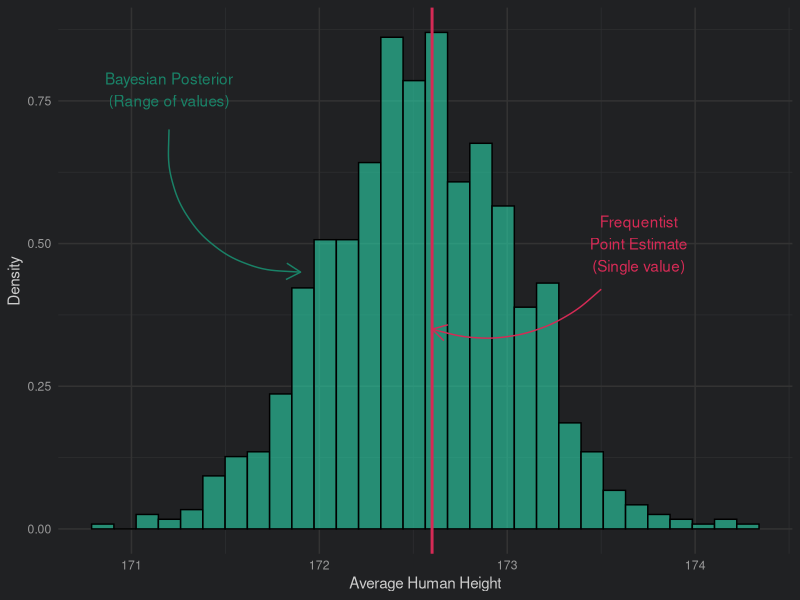
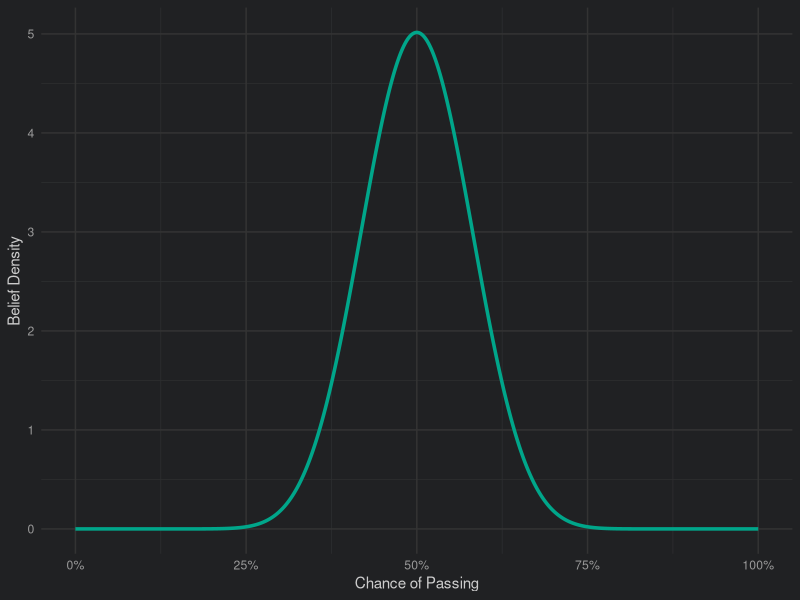
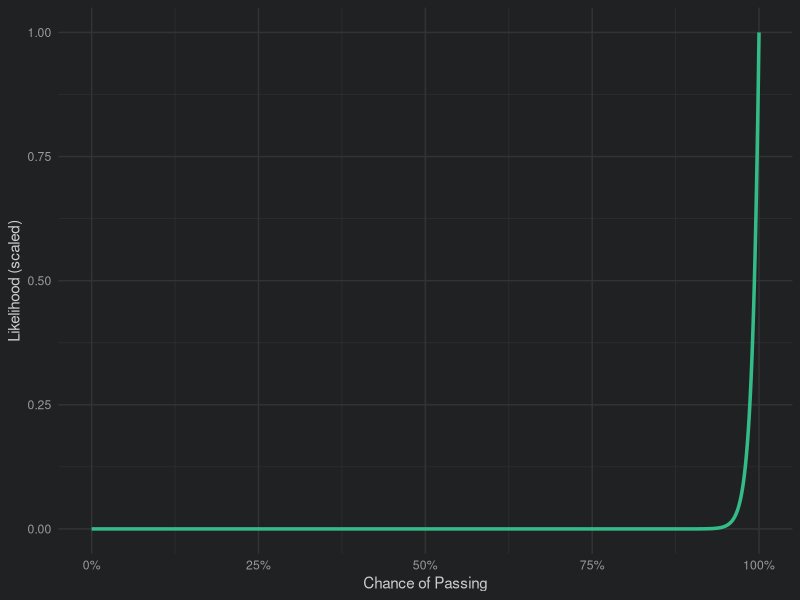
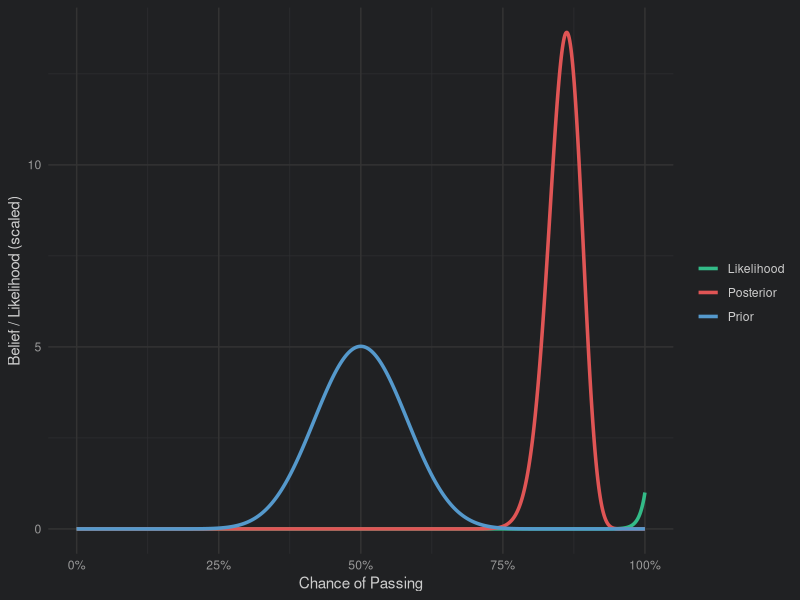
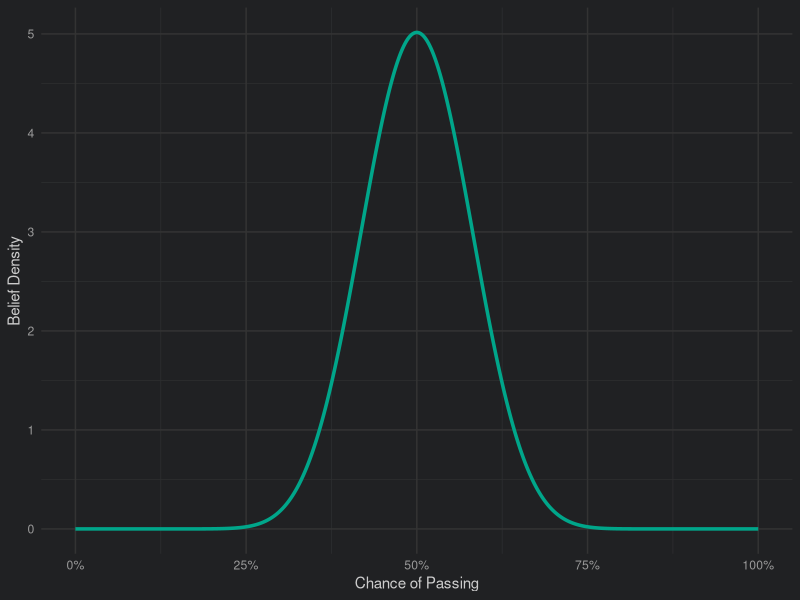
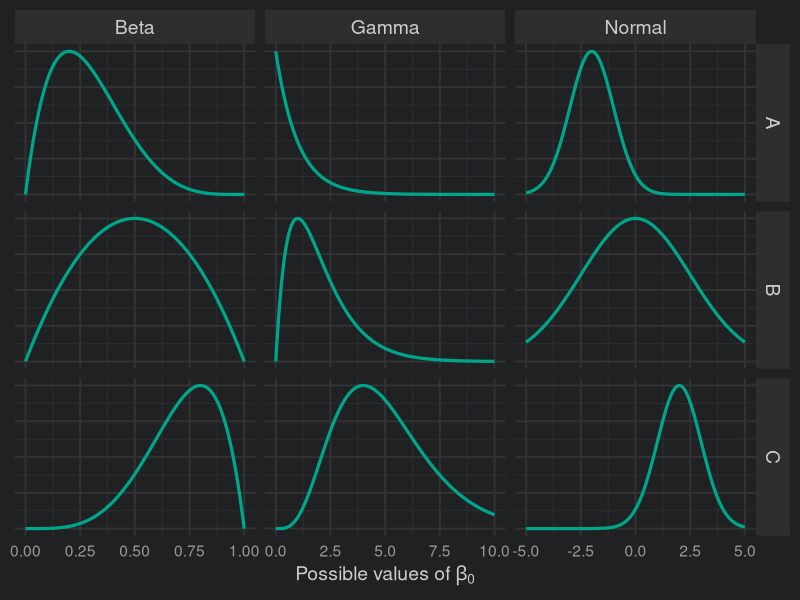
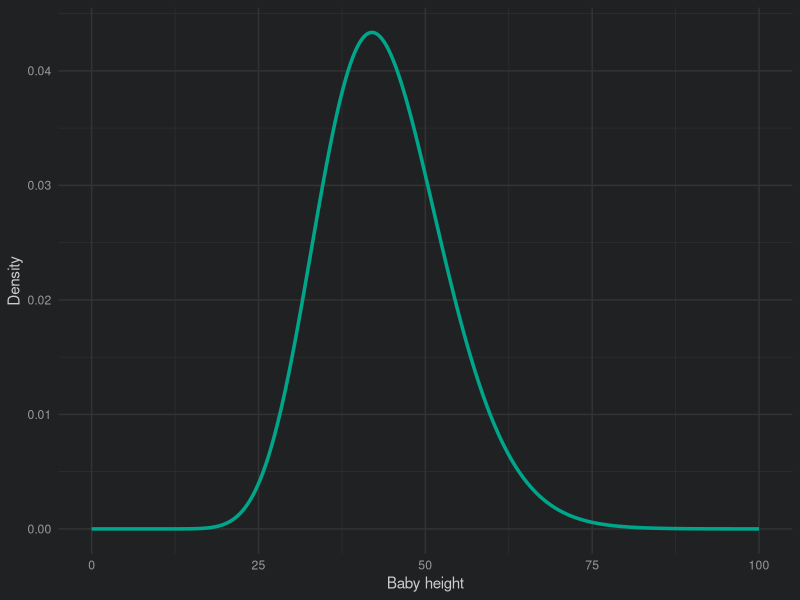
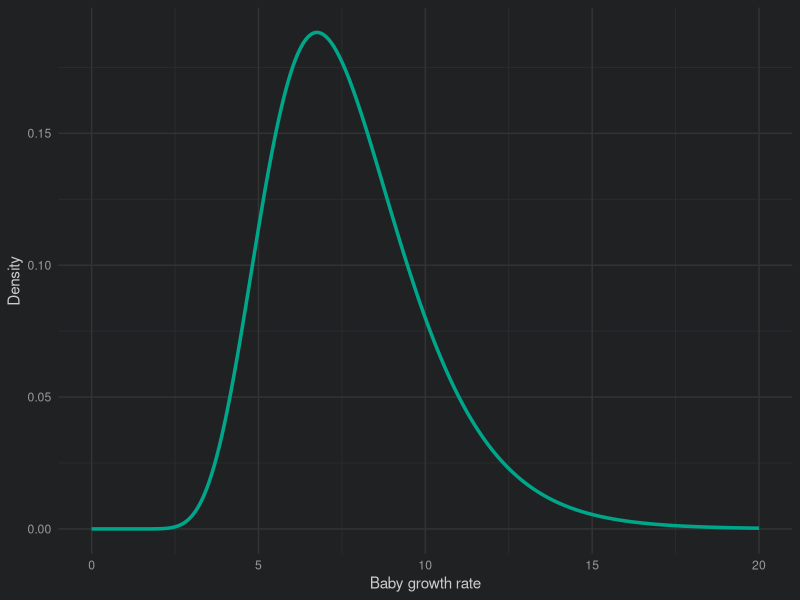

Generate these figures, in order, with R:
## ---- chunk 1
knitr::opts_chunk$set(echo = TRUE, warning = FALSE, message = FALSE,
                      dev.args = list(bg = "#202123"))

theme_dark_site <- function(...) {
  ggplot2::theme_minimal(...) +
  ggplot2::theme(
    plot.background   = ggplot2::element_rect(fill = "#202123", colour = NA),
    panel.background  = ggplot2::element_rect(fill = "#202123", colour = NA),
    panel.grid.major  = ggplot2::element_line(colour = "#333333"),
    panel.grid.minor  = ggplot2::element_line(colour = "#2d2e30"),
    text              = ggplot2::element_text(colour = "#cccccc"),
    axis.text         = ggplot2::element_text(colour = "#999999"),
    plot.title        = ggplot2::element_text(colour = "#ffffff", face = "bold"),
    plot.subtitle     = ggplot2::element_text(colour = "#999999"),
    plot.caption      = ggplot2::element_text(colour = "#666666"),
    legend.background = ggplot2::element_rect(fill = "#202123", colour = NA),
    legend.key        = ggplot2::element_rect(fill = "#202123", colour = NA),
    legend.text       = ggplot2::element_text(colour = "#cccccc"),
    legend.title      = ggplot2::element_text(colour = "#cccccc"),
    strip.background  = ggplot2::element_rect(fill = "#2d2e30", colour = NA),
    strip.text        = ggplot2::element_text(colour = "#cccccc")
  )
}
## ---- chunk 2
library(ggplot2)
library(dplyr)

set.seed(42)
posterior_samples <- rnorm(1000, mean = 172.55, sd = 0.5)
posterior_df <- data.frame(value = posterior_samples)
frequentist_est <- 172.6
frequentist_ci <- c(171.9, 173.5)
bayes_ci <- quantile(posterior_samples, probs = c(0.025, 0.975))

ggplot(posterior_df, aes(x = value)) +
  geom_histogram(aes(y = ..density..), bins = 30, fill = "#2AD5AA", alpha = 0.6, color = "black") +
  geom_vline(xintercept = frequentist_est, color = "#D52A55", linetype = "solid", size = 1) +
  annotate("text", x = 173.7, y = 0.5, label = "Frequentist\nPoint Estimate\n(Single value)", color = "#D52A55") +
  annotate("text", x = 171.2, y = 0.77, label = "Bayesian Posterior\n(Range of values)", color = "#198267") +
  annotate("curve", x = 171.2, xend = 171.9, y = 0.7, yend = 0.45,
           curvature = 0.5, arrow = arrow(length = unit(0.03, "npc")), color = "#198267") +
  annotate("curve", x = 173.5, xend = frequentist_est, y = 0.42, yend = 0.35,
           curvature = -0.3, arrow = arrow(length = unit(0.03, "npc")), color = "#D52A55") +
  labs(
    x = "Average Human Height",
    y = "Density"
  ) +
  theme_dark_site()


## ---- chunk 3
theta <- seq(0, 1, length.out = 1000)

prior <- dbeta(theta, 20, 20)

data.frame(theta, prior) |>
  ggplot(aes(x = theta, y = prior)) +
  geom_line(color = "#00a68a", size = 1.2) +
  scale_x_continuous(labels = scales::percent) +
  labs(x = "Chance of Passing", y = "Belief Density") +
  theme_dark_site()
## ---- chunk 4
likelihood <- theta^100
likelihood <- likelihood / max(likelihood)

data.frame(theta, likelihood) |>
  ggplot(aes(x = theta, y = likelihood)) +
  geom_line(color = "#33bb88", size = 1.2) +
  scale_x_continuous(labels = scales::percent) +
  labs(x = "Chance of Passing", y = "Likelihood (scaled)") +
  theme_dark_site()
## ---- chunk 5
posterior <- dbeta(theta, 120, 20)

posterior_df <- data.frame(
  theta = rep(theta, 3),
  density = c(prior, likelihood, posterior),
  belief = rep(c("Prior", "Likelihood", "Posterior"), each = length(theta))
)

posterior_df |>
  ggplot(aes(x = theta, y = density, color = belief)) +
  geom_line(size = 1.2) +
  labs(x = "Chance of Passing", y = "Belief / Likelihood (scaled)", colour = "") +
  scale_x_continuous(labels = scales::percent) +
  theme_dark_site() +
  scale_color_manual(values = c("#33bb88", "#e05555", "#5599cc"))
## ---- chunk 6
theta <- seq(0, 1, length.out = 1000)

prior <- dbeta(theta, 20, 20)

data.frame(theta, prior) |>
  ggplot(aes(x = theta, y = prior)) +
  geom_line(color = "#00a68a", size = 1.2) +
  scale_x_continuous(labels = scales::percent) +
  labs(x = "Chance of Passing", y = "Belief Density") +
  theme_dark_site()
## ---- chunk 7
library(tidyr)

x_beta <- seq(0, 1, length.out = 1000)
x_normal <- seq(-5, 5, length.out = 1000)
x_gamma <- seq(0, 10, length.out = 1000)

normalize <- function(y) y / max(y)

beta_df <- bind_rows(
  tibble(x = x_beta, density = normalize(dbeta(x_beta, 2, 5)), Distribution = "Beta", Variant = "A"),
  tibble(x = x_beta, density = normalize(dbeta(x_beta, 2, 2)), Distribution = "Beta", Variant = "B"),
  tibble(x = x_beta, density = normalize(dbeta(x_beta, 5, 2)), Distribution = "Beta", Variant = "C")
)

normal_df <- bind_rows(
  tibble(x = x_normal, density = normalize(dnorm(x_normal, -2, 1)), Distribution = "Normal", Variant = "A"),
  tibble(x = x_normal, density = normalize(dnorm(x_normal, 0, 2.5)), Distribution = "Normal", Variant = "B"),
  tibble(x = x_normal, density = normalize(dnorm(x_normal, 2, 1)), Distribution = "Normal", Variant = "C")
)

gamma_df <- bind_rows(
  tibble(x = x_gamma, density = normalize(dgamma(x_gamma, shape = 1, rate = 1)), Distribution = "Gamma", Variant = "A"),
  tibble(x = x_gamma, density = normalize(dgamma(x_gamma, shape = 2, rate = 1)), Distribution = "Gamma", Variant = "B"),
  tibble(x = x_gamma, density = normalize(dgamma(x_gamma, shape = 5, rate = 1)), Distribution = "Gamma", Variant = "C")
)

df <- bind_rows(beta_df, normal_df, gamma_df)

ggplot(df, aes(x = x, y = density)) +
  geom_line(size = 1.1, color = "#00a68a") +
  facet_grid(cols = vars(Distribution), rows = vars(Variant), scales = "free_x") +
  labs(
    x = expression("Possible values of " * beta[0]),
    y = NULL
  ) +
  theme_dark_site(base_size = 14) +
  theme(
    axis.text.y = element_blank(),
    axis.ticks.y = element_blank(),
    strip.text = element_text(size = 14)
  )


## ---- chunk 8
theta <- seq(0, 100, length.out = 1000)

prior <- dgamma(theta, 22, 0.5)

data.frame(theta, prior) |>
  ggplot(aes(x = theta, y = prior)) +
  geom_line(color = "#00a68a", size = 1.2) +
  labs(x = "Baby height", y = "Density") +
  theme_dark_site()
## ---- chunk 9
theta <- seq(0, 20, length.out = 1000)

prior <- dlnorm(theta, 2, 0.3)

data.frame(theta, prior) |>
  ggplot(aes(x = theta, y = prior)) +
  geom_line(color = "#00a68a", size = 1.2) +
  labs(x = "Baby growth rate", y = "Density") +
  theme_dark_site()
## ---- chunk 10
theta <- seq(-10, 10, length.out = 1000)

prior <- dnorm(theta, 0, 2.5)

data.frame(theta, prior) |>
  ggplot(aes(x = theta, y = prior)) +
  geom_line(color = "#00a68a", size = 1.2) +
  labs(x = "Baby growth rate", y = "Density") +
  theme_dark_site()
